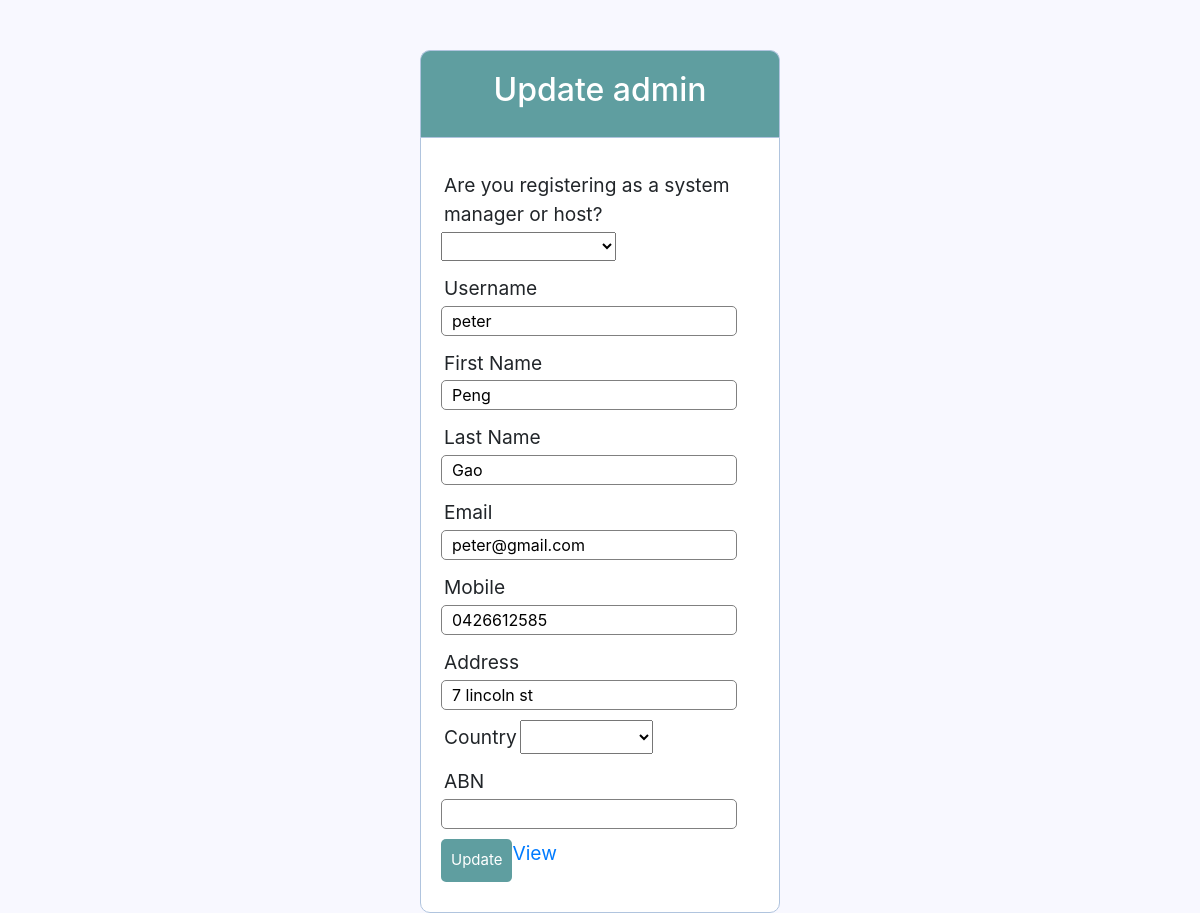
/admin/system_CRUD/update_admin.php?id=1, run on the app's committed database.
### tables this page shows
CREATE TABLE `users_admin` (
    `id` int(11) NOT NULL AUTO_INCREMENT PRIMARY KEY,
    `type_user` varchar(100) NOT NULL,
    `username` varchar(100) NOT NULL,
    `first_name` varchar(100) NOT NULL,
    `last_name` varchar(100) NOT NULL,
    `email` varchar(100) NOT NULL,
    `mobile` varchar(100) NOT NULL,
    `password` varchar(100) NOT NULL,
    `address` varchar(100) NOT NULL,
    `country` varchar(100) NOT NULL,
    `abn` varchar(100) NOT NULL
);

### admin/system_CRUD/update_admin.php (the view, shortened to what this page needs)
<?php
include "../../db_conn.php";
if (isset($_GET['id'])) {
    function validate($data)
    {
        $data = trim($data);
        $data = stripslashes($data);
        $data = htmlspecialchars($data);
        return $data;
    }
    $id = validate($_GET['id']);
    $sql = "SELECT * FROM users_admin WHERE id=$id";
    $result = mysqli_query($db, $sql);
    if (mysqli_num_rows($result) > 0) {
        $row = mysqli_fetch_assoc($result);
    } else {
        header("Location: ../sys_dashboard.php");
    }
}
?>
<!DOCTYPE html>
<html>
<head>
    <link rel="stylesheet" href="https://maxcdn.bootstrapcdn.com/bootstrap/4.0.0/css/bootstrap.min.css">
    <link rel="stylesheet" type="text/css" href="../../css/style.css">
</head>
<body>
    <div class="header">
        <h2>Update admin</h2>
    </div>
    <form method="post" action="update_admin_f.php">
		<div class="input-group">
			<label>Are you registering as a system manager or host?</label>
			<select class="type_user" name="type_user" value="<?= $row['type_user'] ?>"><br>
				<option selected value=""></option>
				<option value="System manager">System manager</option>
			</select><br>
		</div>
        <div class="input-group">
            <label>Username</label>
            <input type="text" name="username" value="<?= $row['username'] ?>">
        </div>
        <div class="input-group">
            <label>First Name</label>
            <input type="text" name="first_name" value="<?= $row['first_name'] ?>">
        </div>
        <div class="input-group">
            <label>Last Name</label>
            <input type="text" name="last_name" value="<?= $row['last_name'] ?>">
        </div>
        <div class="input-group">
            <label>Email</label>
            <input type="email" name="email" value="<?= $row['email'] ?>">
        </div>
        <div class="input-group">
            <label>Mobile</label>
            <input type="text" name="mobile" value="<?= $row['mobile'] ?>">
        </div>
        <div class="input-group">
            <label>Address</label>
            <input type="text" name="address" value="<?= $row['address'] ?>">
        </div>
        <div class="input-group">
            <label>Country</label>
            <select class="country" name="country" value="<?= $row['country'] ?>"><br>
                <option selected value=""></option>
                <option value="China">China</option>
            </select><br>
        </div>
        <div class="input-group">
			<label>ABN</label>
			<input type="text" name="abn" value="<?= $row['abn'] ?>">
		</div>
        <div class="input-group">
            <button type="submit" class="btn btn-primary" name="edit_admin">Update</button>
            <a href="../sys_dashboard.php" class="link-primary">View</a>
        </div>
    </form>
</body>
</html>

### css/style.css (style rules this page uses)
* { margin: 0px; padding: 0px; }
body { font-size: 120%; background: #F8F8FF; }
.header { width: 30%; margin: 50px auto 0px; color: white; background: #5F9EA0; text-align: center; border: 1px solid #B0C4DE; border-bottom: none; border-radius: 10px 10px 0px 0px; padding: 20px; }
form, .content { width: 30%; margin: 0px auto; padding: 20px; border: 1px solid #B0C4DE; background: white; border-radius: 0px 0px 10px 10px; }
.input-group { margin: 10px 0px 10px 0px; }
.input-group label { display: block; text-align: left; margin: 3px; }
.input-group input { height: 30px; width: 93%; padding: 5px 10px; font-size: 16px; border-radius: 5px; border: 1px solid gray; }
.btn { padding: 10px; font-size: 15px; color: white; background: #5F9EA0; border: none; border-radius: 5px; }

### data on the page
users_admin: username "peter", first_name "Peng", last_name "Gao", email "peter@gmail.com", mobile "0426612585", address "7 lincoln st"
